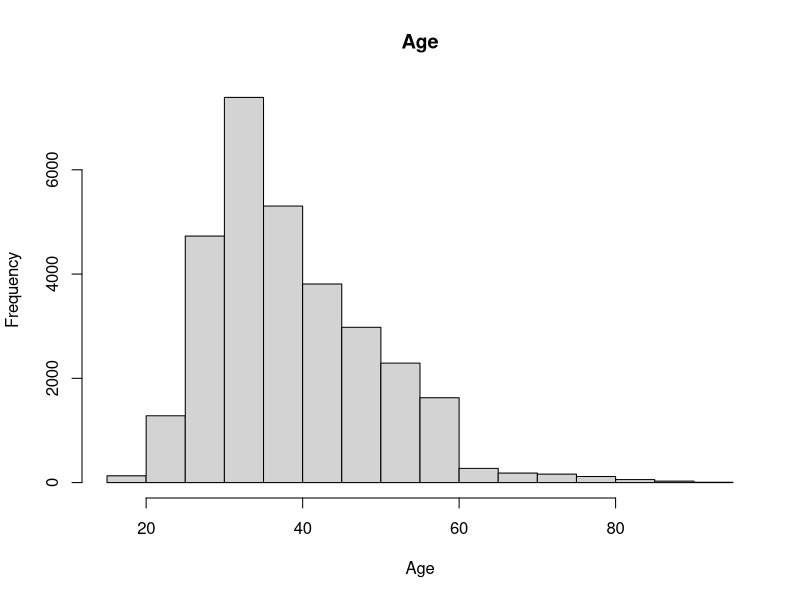
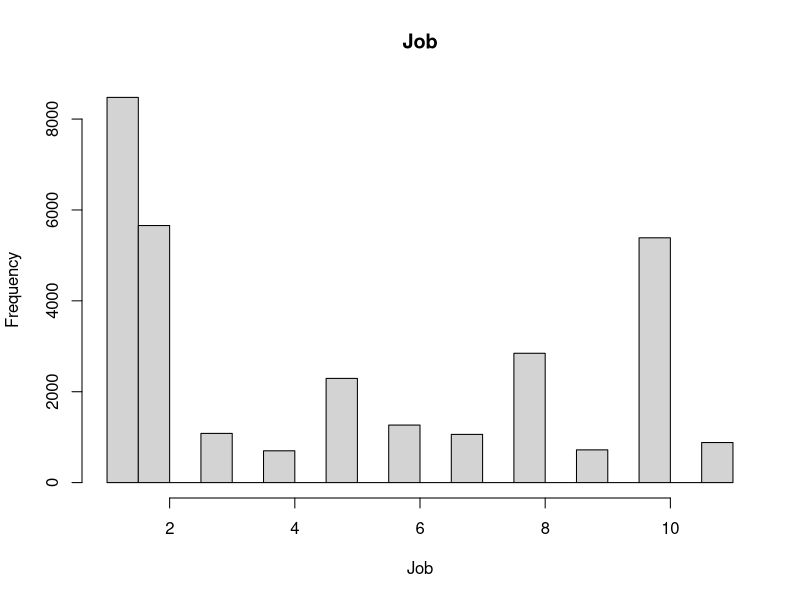
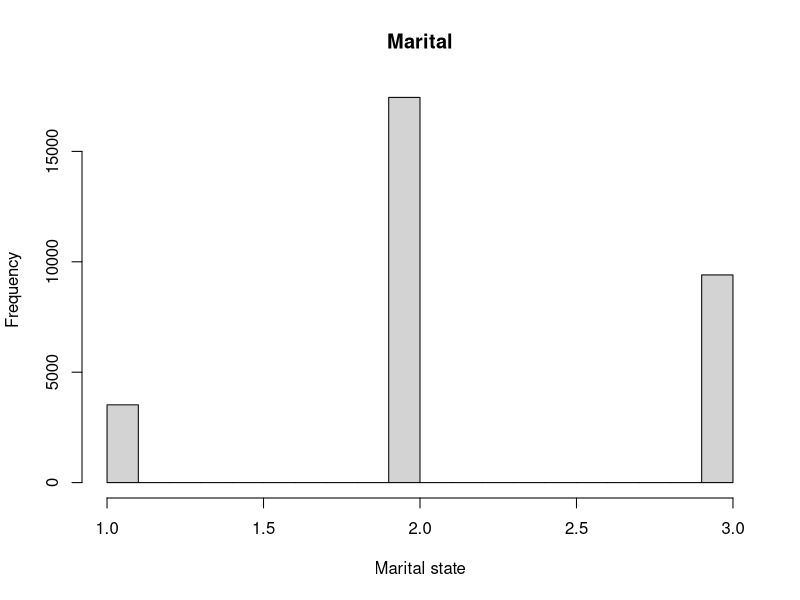
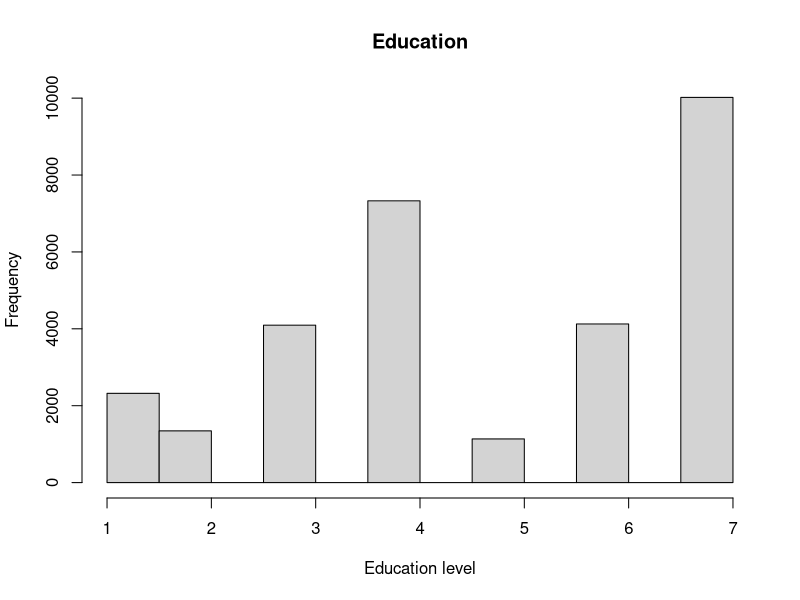
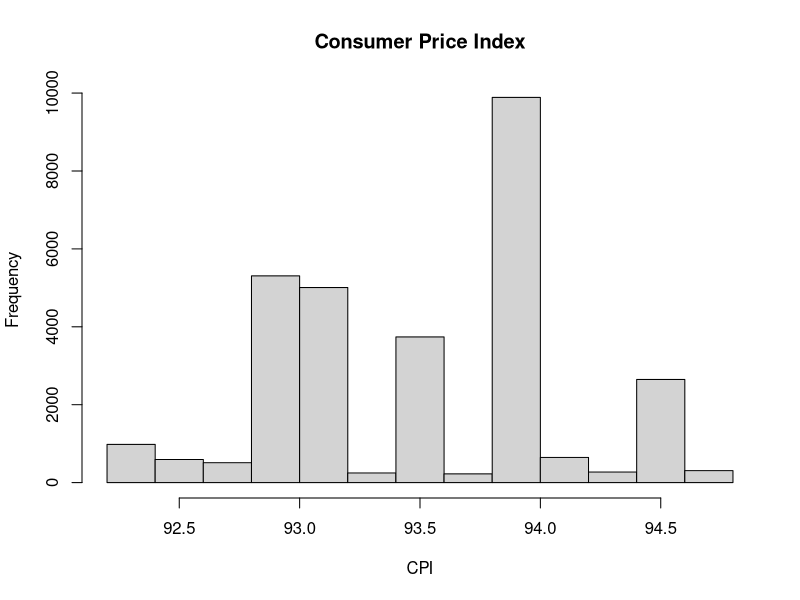
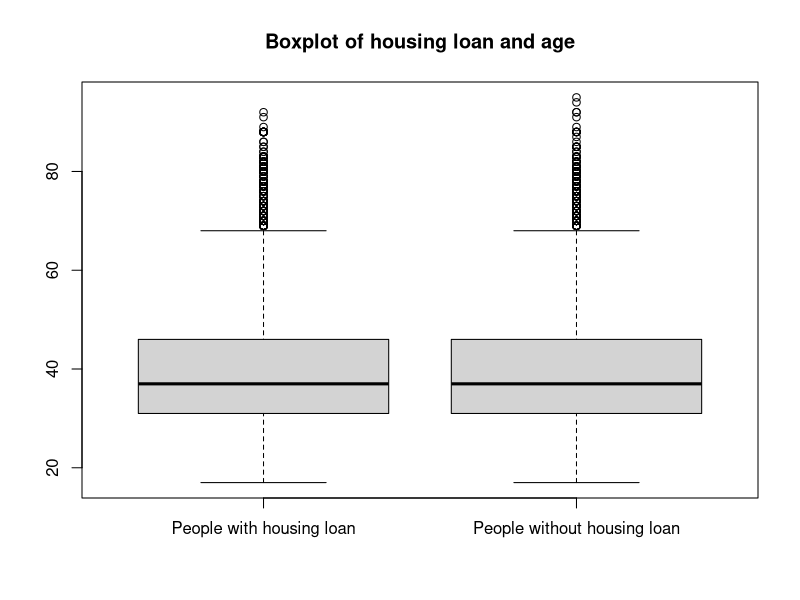
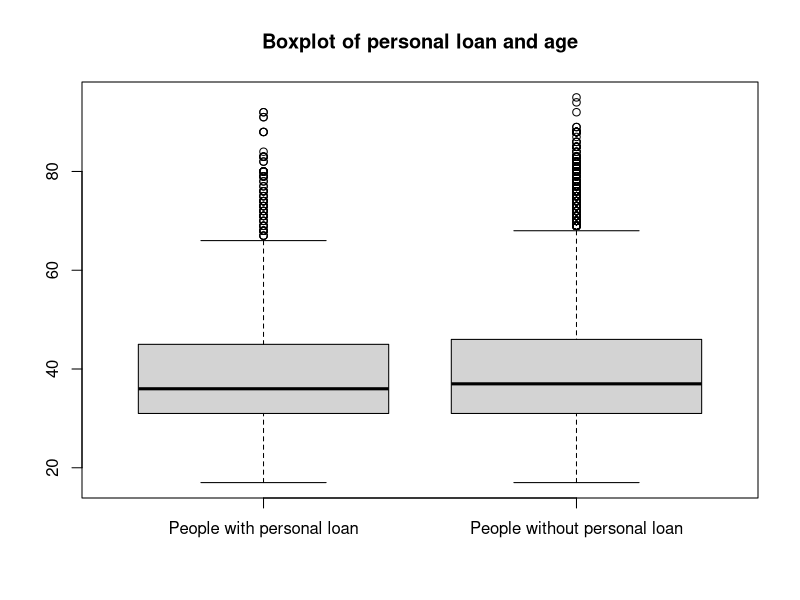
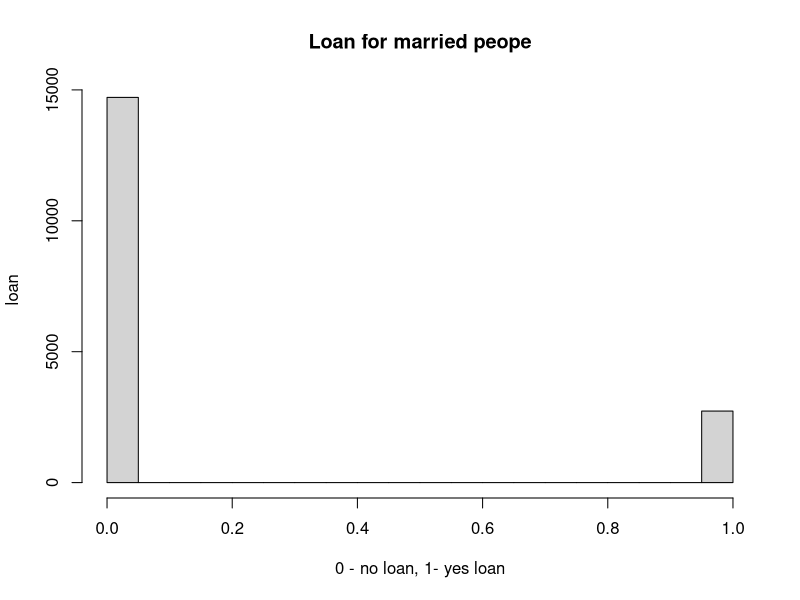

Recreate these plots in R, in order.
## ---- chunk 1
knitr::opts_chunk$set(echo = TRUE)
## ---- chunk 2
library(dplyr)

## ---- chunk 3
BankData = read.csv("../arrangedData.csv")
dim(BankData)
## ---- chunk 4
names(BankData)
## ---- chunk 5
summary(BankData)
## ---- chunk 6
sapply(BankData, class)
## ---- chunk 7
hist(BankData$age,main='Age', xlab='Age', ylab='Frequency')

## ---- chunk 8
hist(BankData$job,main='Job', xlab='Job', ylab='Frequency')

## ---- chunk 9
hist(BankData$marital,main='Marital', xlab='Marital state', ylab='Frequency')

## ---- chunk 10
hist(BankData$education,main='Education', xlab='Education level', ylab='Frequency')

## ---- chunk 11
hist(BankData$cons.price.idx,main='Consumer Price Index', xlab='CPI', ylab='Frequency')
## ---- chunk 12
#View(BankData)

people_with_housing = BankData[which(BankData$housing == 1),]
people_without_housing = BankData[which(BankData$housing == 0),]
people_with_loan = BankData[which(BankData$loan == 1),]
people_without_loan = BankData[which(BankData$loan == 0),]

young = BankData[which(BankData$age <= 18),]
middle = BankData[which(BankData$age > 18 & BankData$age <= 35),]
old = BankData[which(BankData$age > 35),]

boxplot(people_with_housing$age, people_without_housing$age,
        names = c('People with housing loan','People without housing loan'),
        main = 'Boxplot of housing loan and age')

## ---- chunk 13
cat('Prosječna dob ljudi koji imaju stambeni kredit ', mean(people_with_housing$age), '\n')
cat('Prosječna dob ljudi koji nemaju stambeni kredit ', mean(people_without_housing$age), '\n')
## ---- chunk 14
cat('Prosječni postotak mladih ljudi koji imaju stambeni kredit ', mean(young$housing), '\n')
cat('Prosječni postotak srednje starih ljudi koji imaju stambeni kredit ', mean(middle$housing), '\n')
cat('Prosječni postotak starijih ljudi koji imaju stambeni kredit ', mean(old$housing), '\n')
## ---- chunk 15
cat('Prosječni postotak mladih ljudi koji imaju privatni kredit ', mean(young$loan), '\n')
cat('Prosječni postotak srednje starih ljudi koji imaju privatni kredit ', mean(middle$loan), '\n')
cat('Prosječni postotak starijih ljudi koji imaju privatni kredit ', mean(old$loan), '\n')
## ---- chunk 16
boxplot(people_with_loan$age, people_without_loan$age,
        names = c('People with personal loan','People without personal loan'),
        main = 'Boxplot of personal loan and age')
## ---- chunk 17
cat('Prosječna dob ljudi koji imaju privatni kredit ', mean(people_with_loan$age), '\n')
cat('Prosječna dob ljudi koji nemaju privatni kredit ', mean(people_without_loan$age), '\n')
## ---- chunk 18
married_people = BankData[which(BankData$marital == 2),]
divorced_and_single_people = BankData[which(BankData$marital == 1 | BankData$marital == 3),]
#single_people = BankData[which(BankData$marital == 3),]
## ---- chunk 19
cat('Prosjek oženjenih ljudi koji imaju privatni kredit ', mean(married_people$loan), '\n')
cat('Prosjek neoženjenih ljudi koji imaju privatni kredit ', mean(divorced_and_single_people$loan), '\n')
## ---- chunk 20
hist(married_people$loan,main='Loan for married peope', xlab='0 - no loan, 1- yes loan', ylab='loan')
hist(divorced_and_single_people$loan,main='Loan for divorced or single people', xlab='0 - no loan, 1- yes loan', ylab='loan')
## ---- chunk 21
cat('Prosjek oženjenih ljudi koji imaju stambeni kredit ', mean(married_people$housing), '\n')
cat('Prosjek neoženjenih ljudi koji imaju stambeni kredit ', mean(divorced_and_single_people$housing), '\n')
## ---- chunk 22
hist(married_people$housing,main='Housing for married people', xlab='0 - no housing, 1- yes housing', ylab='housing')
hist(divorced_and_single_people$housing,main='Housing for divorced or signle people', xlab='0 - no housing, 1- yes housing', ylab='housing')
## ---- chunk 23
primary_school = BankData[which(BankData$education == 1 | BankData$education == 2 | BankData$education == 3),]
high_school = BankData[which(BankData$education == 4),]
university = BankData[which(BankData$education == 7),]
illiterate = BankData[which(BankData$education == 5),]
## ---- chunk 24
cat('Prosjek ljudi sa završenom samo osnovnom školom koji imaju privatni kredit ', mean(primary_school$loan), '\n')
cat('Prosjek ljudi sa završenom srednjom školom koji imaju privatni kredit ', mean(high_school$loan), '\n')
cat('Prosjek ljudi sa završenim fakulteteom koji imaju privatni kredit ', mean(university$loan), '\n')
cat('Prosjek nepismenih ljudi koji imaju privatni kredit ', mean(illiterate$loan), '\n')
## ---- chunk 25
hist(primary_school$loan,main='Loan for primary school', xlab='0 - no loan, 1- yes loan', ylab='loan')
hist(high_school$loan,main='Loan for high school', xlab='0 - no loan, 1- yes loan', ylab='loan')
hist(university$loan,main='Loan for university', xlab='0 - no loan, 1- yes loan', ylab='loan')
hist(illiterate$loan,main='Loan for illiterate people', xlab='0 - no loan, 1- yes loan', ylab='loan')
## ---- chunk 26
cat('Prosjek ljudi sa završenom samo osnovnom školom koji imaju stambeni kredit ', mean(primary_school$housing), '\n')
cat('Prosjek ljudi sa završenom srednjom školom koji imaju stambeni kredit ', mean(high_school$housing), '\n')
cat('Prosjek ljudi sa završenim fakulteteom koji imaju stambeni kredit ', mean(university$housing), '\n')
cat('Prosjek nepismenih ljudi koji imaju stambeni kredit ', mean(illiterate$housing), '\n')
## ---- chunk 27
hist(primary_school$housing,main='Housing for primary school', xlab='0 - no housing, 1- yes housing', ylab='housing')
hist(high_school$housing,main='Housing for high school', xlab='0 - no housing, 1- yes housing', ylab='housing')
hist(university$housing,main='Housing for university', xlab='0 - no housing, 1- yes housing', ylab='housing')
hist(illiterate$housing,main='Housing for illiterate people', xlab='0 - no housing, 1- yes housing', ylab='housing')
## ---- chunk 28
hist(BankData$cons.price.idx,main='CPI', xlab='CPI', ylab='Frequency')
## ---- chunk 29
cat('Prosječni CPI mladih ljudi ', mean(young$cons.price.idx), '\n')
cat('Prosječni CPI srednje starih ljudi', mean(middle$cons.price.idx), '\n')
cat('Prosječni CPI starijih ljudi ', mean(old$cons.price.idx), '\n')
cat('Prosječni CPI za sve ispitanike', mean(BankData$cons.price.idx))
## ---- chunk 30
boxplot(young$cons.price.idx, middle$cons.price.idx,old$cons.price.idx,
        names = c('CPI of young','CPI od middle aged', 'CPI of older'),
        main = 'Boxplot of CPI and age')
## ---- chunk 31
hist(BankData$cons.price.idx)
boxplot(BankData$cons.price.idx~BankData$education)
## ---- chunk 32
cat('Prosječni CPI ljudi sa završenom samo osnovnom školom ', mean(primary_school$cons.price.idx), '\n')
cat('Prosječni CPI ljudi sa završenom srednjom školom', mean(high_school$cons.price.idx), '\n')
cat('Prosječni CPI ljudi sa završenim fakultetom ', mean(university$cons.price.idx), '\n')
cat('Prosječni CPI nepismenih ljudi', mean(illiterate$cons.price.idx))
## ---- chunk 33
boxplot(primary_school$cons.price.idx, high_school$cons.price.idx,university$cons.price.idx, illiterate$cons.price.idx,
        names = c('CPI of primary school','CPI od high school', 'CPI of university people', 'CPI of illiterate people'),
        main = 'Boxplot of CPI and education')
## ---- chunk 34
boxplot(young$cons.price.idx, middle$cons.price.idx,old$cons.price.idx,
        names = c('CPI of young','CPI od middle aged', 'CPI of older'),
        main = 'Boxplot of CPI and age')
## ---- chunk 35
boxplot(BankData$cons.price.idx~BankData$marital,
        main = 'Boxplot of CPI and marital status')

## ---- chunk 36
cat('Prosječni CPI za ljude koji imaju stambeni kredit ', mean(people_with_housing$cons.price.idx), '\n')
cat('Prosječni CPI za ljude koji neamaju stambeni kredit ', mean(people_without_housing$cons.price.idx), '\n')

## ---- chunk 37
hist(people_with_housing$cons.price.idx,main='CPI for people with housing loan', xlab='CPI', ylab='količina')
hist(people_without_housing$cons.price.idx,main='CPI for people without housing loan', xlab='CPI', ylab='količina')

## ---- chunk 38
boxplot(BankData$cons.price.idx~BankData$housing,
        main = 'Boxplot of CPI and housing loan')
## ---- chunk 39
cat('Prosječni CPI za ljude koji imaju privatni kredit ', mean(people_with_loan$cons.price.idx), '\n')
cat('Prosječni CPI za ljude koji nemaaju privatni kredit ', mean(people_without_loan$cons.price.idx), '\n')

## ---- chunk 40
hist(people_with_loan$cons.price.idx,main='CPI for people with private loan', xlab='CPI', ylab='količina')
hist(people_without_loan$cons.price.idx,main='CPI for people without private loan', xlab='CPI', ylab='količina')

## ---- chunk 41
boxplot(BankData$cons.price.idx~BankData$loan,
        main = 'Boxplot of CPI and private loan')
